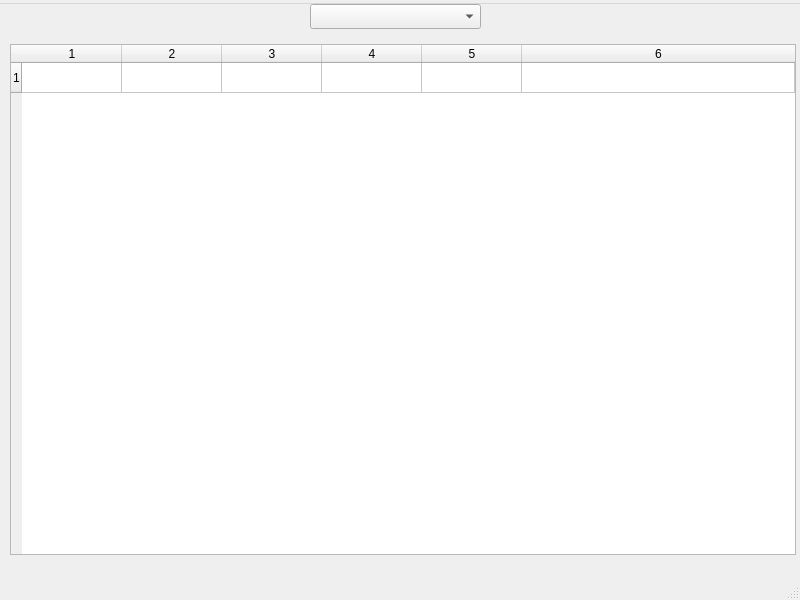
<?xml version="1.0" encoding="UTF-8"?>
<ui version="4.0">
 <class>MainWindow</class>
 <widget class="QMainWindow" name="MainWindow">
  <property name="geometry">
   <rect>
    <x>0</x>
    <y>0</y>
    <width>800</width>
    <height>600</height>
   </rect>
  </property>
  <property name="windowTitle">
   <string>Komunitin Lite</string>
  </property>
  <property name="windowIcon">
   <iconset resource="../svg/icons.qrc">
    <normaloff>:/komunitin_icon.svg</normaloff>:/komunitin_icon.svg</iconset>
  </property>
  <widget class="QWidget" name="centralwidget">
   <widget class="QTableWidget" name="tableWidget">
    <property name="geometry">
     <rect>
      <x>10</x>
      <y>40</y>
      <width>786</width>
      <height>511</height>
     </rect>
    </property>
    <property name="minimumSize">
     <size>
      <width>651</width>
      <height>0</height>
     </size>
    </property>
    <property name="sortingEnabled">
     <bool>true</bool>
    </property>
    <property name="rowCount">
     <number>1</number>
    </property>
    <property name="columnCount">
     <number>6</number>
    </property>
    <attribute name="horizontalHeaderCascadingSectionResizes">
     <bool>false</bool>
    </attribute>
    <attribute name="horizontalHeaderStretchLastSection">
     <bool>true</bool>
    </attribute>
    <attribute name="verticalHeaderShowSortIndicator" stdset="0">
     <bool>true</bool>
    </attribute>
    <attribute name="verticalHeaderStretchLastSection">
     <bool>false</bool>
    </attribute>
    <row/>
    <column/>
    <column/>
    <column/>
    <column/>
    <column/>
    <column/>
   </widget>
   <widget class="QLabel" name="nameInsertLabel">
    <property name="geometry">
     <rect>
      <x>10</x>
      <y>0</y>
      <width>221</width>
      <height>21</height>
     </rect>
    </property>
    <property name="whatsThis">
     <string notr="true"/>
    </property>
    <property name="accessibleName">
     <string notr="true"/>
    </property>
    <property name="text">
     <string/>
    </property>
   </widget>
   <widget class="QComboBox" name="accountComboBox">
    <property name="geometry">
     <rect>
      <x>310</x>
      <y>0</y>
      <width>171</width>
      <height>25</height>
     </rect>
    </property>
   </widget>
   <widget class="QLabel" name="balanceInsertLabel">
    <property name="geometry">
     <rect>
      <x>580</x>
      <y>0</y>
      <width>211</width>
      <height>20</height>
     </rect>
    </property>
    <property name="whatsThis">
     <string notr="true"/>
    </property>
    <property name="accessibleName">
     <string notr="true"/>
    </property>
    <property name="text">
     <string/>
    </property>
    <property name="alignment">
     <set>Qt::AlignRight|Qt::AlignTrailing|Qt::AlignVCenter</set>
    </property>
   </widget>
  </widget>
  <widget class="QMenuBar" name="menubar">
   <property name="geometry">
    <rect>
     <x>0</x>
     <y>0</y>
     <width>800</width>
     <height>22</height>
    </rect>
   </property>
   <widget class="QMenu" name="menuApp">
    <property name="whatsThis">
     <string>Menu</string>
    </property>
    <property name="accessibleName">
     <string>Menu</string>
    </property>
    <property name="title">
     <string/>
    </property>
    <property name="icon">
     <iconset resource="../svg/icons.qrc">
      <normaloff>:/menu.svg</normaloff>:/menu.svg</iconset>
    </property>
    <addaction name="actionReload_transfer"/>
    <addaction name="actionNew_transaction"/>
    <addaction name="actionNew_User"/>
    <addaction name="separator"/>
    <addaction name="actionQuit"/>
   </widget>
   <addaction name="menuApp"/>
  </widget>
  <widget class="QStatusBar" name="statusbar"/>
  <action name="actionNew_User">
   <property name="text">
    <string>New user</string>
   </property>
  </action>
  <action name="actionNew_transaction">
   <property name="text">
    <string>New transfer</string>
   </property>
  </action>
  <action name="actionQuit">
   <property name="text">
    <string>Quit</string>
   </property>
  </action>
  <action name="actionReload_transfer">
   <property name="text">
    <string>Reload transfers</string>
   </property>
  </action>
 </widget>
 <resources>
  <include location="../svg/icons.qrc"/>
 </resources>
 <connections/>
</ui>
